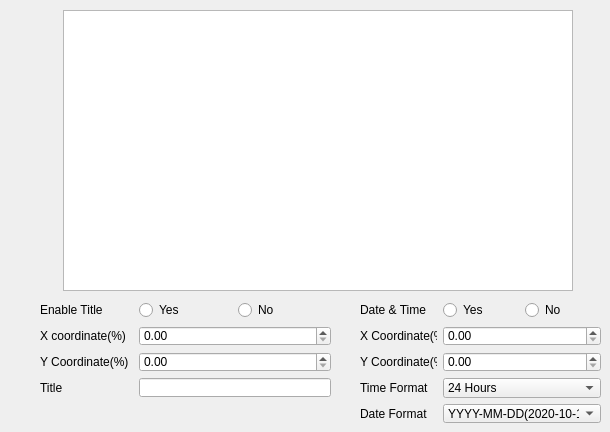
      <widget class="QWidget" name="media_osd">
       <attribute name="title">
        <string>OSD</string>
       </attribute>
       <widget class="QWidget" name="gridLayoutWidget_11">
        <property name="geometry">
         <rect>
          <x>40</x>
          <y>300</y>
          <width>291</width>
          <height>97</height>
         </rect>
        </property>
        <layout class="QGridLayout" name="media_osd_title_grid">
         <item row="3" column="1" colspan="2">
          <widget class="QLineEdit" name="osd_title_name"/>
         </item>
         <item row="3" column="0">
          <widget class="QLabel" name="label_osd_title">
           <property name="text">
            <string>Title</string>
           </property>
          </widget>
         </item>
         <item row="2" column="1" colspan="2">
          <widget class="QDoubleSpinBox" name="osd_title_y"/>
         </item>
         <item row="2" column="0">
          <widget class="QLabel" name="label_osd_title_y">
           <property name="text">
            <string>Y Coordinate(%)</string>
           </property>
          </widget>
         </item>
         <item row="1" column="1" colspan="2">
          <widget class="QDoubleSpinBox" name="osd_title_x"/>
         </item>
         <item row="1" column="0">
          <widget class="QLabel" name="label_osd_title_x">
           <property name="text">
            <string>X coordinate(%)</string>
           </property>
          </widget>
         </item>
         <item row="0" column="2">
          <widget class="QRadioButton" name="osd_title_no">
           <property name="text">
            <string>No</string>
           </property>
           <attribute name="buttonGroup">
            <string notr="true">media_osd_title_btngrp</string>
           </attribute>
          </widget>
         </item>
         <item row="0" column="1">
          <widget class="QRadioButton" name="osd_title_yes">
           <property name="text">
            <string>Yes</string>
           </property>
           <attribute name="buttonGroup">
            <string notr="true">media_osd_title_btngrp</string>
           </attribute>
          </widget>
         </item>
         <item row="0" column="0">
          <widget class="QLabel" name="label_osd_enable_title">
           <property name="text">
            <string>Enable Title</string>
           </property>
          </widget>
         </item>
        </layout>
       </widget>
       <widget class="QWidget" name="gridLayoutWidget_12">
        <property name="geometry">
         <rect>
          <x>360</x>
          <y>300</y>
          <width>241</width>
          <height>123</height>
         </rect>
        </property>
        <layout class="QGridLayout" name="media_osd_datetime_grid">
         <item row="0" column="1">
          <widget class="QRadioButton" name="osd_datetime_yes">
           <property name="text">
            <string>Yes</string>
           </property>
          </widget>
         </item>
         <item row="3" column="0">
          <widget class="QLabel" name="label_osd_time_format">
           <property name="text">
            <string>Time Format</string>
           </property>
          </widget>
         </item>
         <item row="3" column="1" colspan="2">
          <widget class="QComboBox" name="osd_datetime_time_format">
           <item>
            <property name="text">
             <string>24 Hours</string>
            </property>
           </item>
           <item>
            <property name="text">
             <string>12 Hours</string>
            </property>
           </item>
          </widget>
         </item>
         <item row="2" column="0">
          <widget class="QLabel" name="label_osd_datetime_y">
           <property name="text">
            <string>Y Coordinate(%)</string>
           </property>
          </widget>
         </item>
         <item row="4" column="0">
          <widget class="QLabel" name="label_osd_date_format">
           <property name="text">
            <string>Date Format</string>
           </property>
          </widget>
         </item>
         <item row="1" column="0">
          <widget class="QLabel" name="label_osd_datetime_x">
           <property name="text">
            <string>X Coordinate(%)</string>
           </property>
          </widget>
         </item>
         <item row="0" column="2">
          <widget class="QRadioButton" name="osd_datetime_no">
           <property name="text">
            <string>No</string>
           </property>
          </widget>
         </item>
         <item row="4" column="1" colspan="2">
          <widget class="QComboBox" name="osd_datetime_date_format">
           <item>
            <property name="text">
             <string>YYYY-MM-DD(2020-10-15)</string>
            </property>
           </item>
           <item>
            <property name="text">
             <string>MM-DD-YYYY(10-15-2020)</string>
            </property>
           </item>
           <item>
            <property name="text">
             <string>DD-MM-YYYY(15-10-2020)</string>
            </property>
           </item>
           <item>
            <property name="text">
             <string>YYYY/MM/DD(2020/10/15)</string>
            </property>
           </item>
           <item>
            <property name="text">
             <string>MM/DD/YYYY(10/15/2020)</string>
            </property>
           </item>
           <item>
            <property name="text">
             <string>DD/MM/YYYY(15/10/2020)</string>
            </property>
           </item>
          </widget>
         </item>
         <item row="1" column="1" colspan="2">
          <widget class="QDoubleSpinBox" name="osd_datetime_x"/>
         </item>
         <item row="2" column="1" colspan="2">
          <widget class="QDoubleSpinBox" name="osd_datetime_y"/>
         </item>
         <item row="0" column="0">
          <widget class="QLabel" name="label_osd_enable_datetime">
           <property name="text">
            <string>Date &amp; Time</string>
           </property>
          </widget>
         </item>
        </layout>
       </widget>
       <widget class="QGraphicsView" name="media_osd_graphic_view">
        <property name="geometry">
         <rect>
          <x>63</x>
          <y>10</y>
          <width>510</width>
          <height>281</height>
         </rect>
        </property>
        <property name="cursor" stdset="0">
         <cursorShape>ArrowCursor</cursorShape>
        </property>
       </widget>
      </widget>
